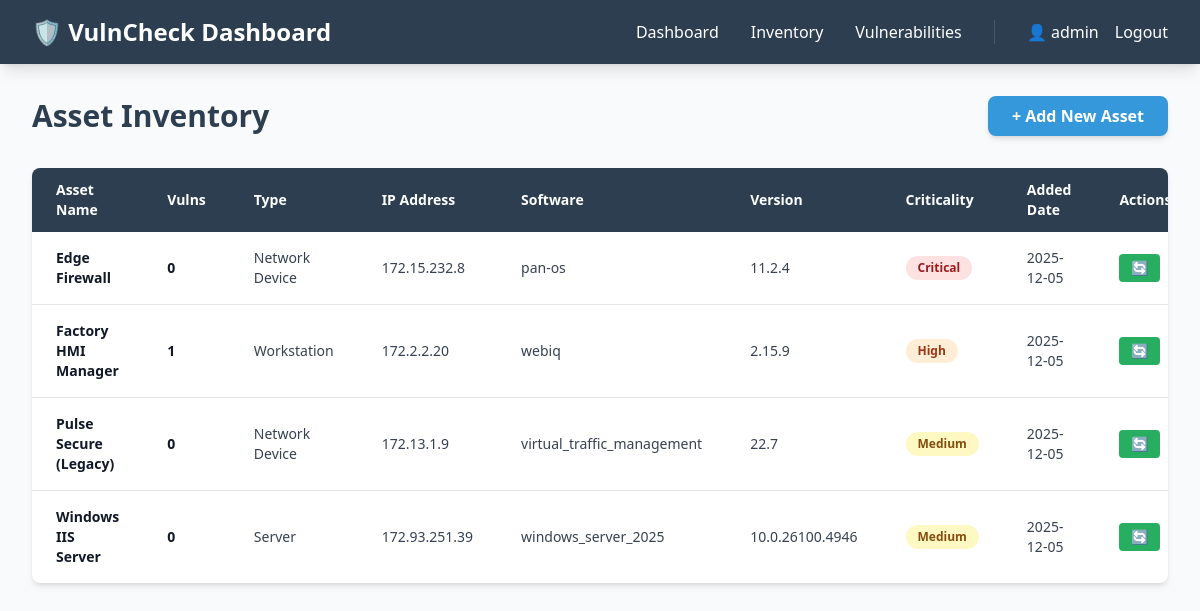
Before: /inventory (signed in) with the older database file.
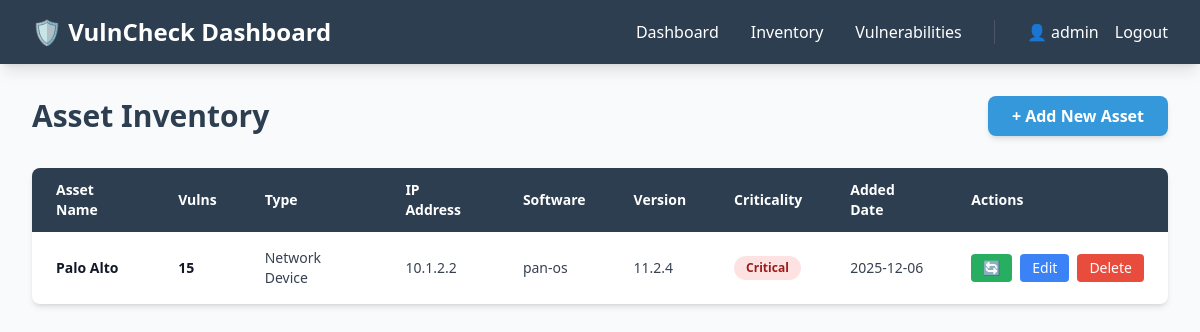
After: the same page with the newer database file.
### tables this page shows
CREATE TABLE assets (
            id INTEGER PRIMARY KEY AUTOINCREMENT,
            name TEXT NOT NULL,
            type TEXT NOT NULL,
            cpe_string TEXT,
            ip_address TEXT,
            software TEXT,
            version TEXT,
            criticality TEXT,
            added_date DATE,
            user_id INTEGER,
            FOREIGN KEY (user_id) REFERENCES users(id)
        );

### app.py (the view)
@app.route('/inventory')
@login_required
def inventory():
    conn = get_db()
    cursor = conn.cursor()
    cursor.execute("SELECT * FROM assets WHERE user_id = ? ORDER BY added_date DESC", (current_user.id,))
    assets = [dict_from_row(row) for row in cursor.fetchall()]
    cursor.execute("""
        SELECT v.asset_id, COUNT(*) as cnt
        FROM vulnerabilities v
        JOIN assets a ON v.asset_id = a.id
        WHERE a.user_id = ?
        GROUP BY v.asset_id
    """, (current_user.id,))
    counts = {row[0]: row[1] for row in cursor.fetchall()}
    for a in assets:
        try:
            a['vuln_count'] = counts.get(a.get('id'), 0)
        except Exception:
            a['vuln_count'] = 0
    return render_template('inventory.html', assets=assets)

### app.py (called while the page is built)
@login_manager.user_loader
def load_user(user_id):
    conn = get_db()
    cursor = conn.cursor()
    cursor.execute("SELECT * FROM users WHERE id = ?", (user_id,))
    user_data = cursor.fetchone()
    if user_data:
        return User(user_data[0], user_data[1], user_data[2])
    return None

def get_db():
    if 'db' not in g:
        g.db = sqlite3.connect(DATABASE)
        g.db.row_factory = sqlite3.Row
    return g.db

@app.before_request
def setup_vulncheck_api():
    if 'vulncheck_api' not in g:
        g.vulncheck_api = VulnCheckAPI(app.config['VULNCHECK_API_KEY'], app.config['VULNCHECK_BASE_URL'])

def dict_from_row(row):
    return dict(zip(row.keys(), row)) if row else None

### templates/inventory.html (shortened to what the changed rows need)
{% extends "base.html" %}
{% block content %}
<div class="flex justify-between items-center mb-8">
    <h2 class="text-3xl font-bold text-secondary">Asset Inventory</h2>
</div>
<div class="bg-white rounded-lg shadow-md overflow-hidden">
    <table class="w-full">
        <thead class="bg-secondary text-white">
            <tr>
                <th class="px-6 py-3 text-left text-sm font-semibold">Asset Name</th>
                <th class="px-6 py-3 text-left text-sm font-semibold">Vulns</th>
                <th class="px-6 py-3 text-left text-sm font-semibold">Type</th>
                <th class="px-6 py-3 text-left text-sm font-semibold">IP Address</th>
                <th class="px-6 py-3 text-left text-sm font-semibold">Software</th>
                <th class="px-6 py-3 text-left text-sm font-semibold">Version</th>
                <th class="px-6 py-3 text-left text-sm font-semibold">Criticality</th>
                <th class="px-6 py-3 text-left text-sm font-semibold">Added Date</th>
                <th class="px-6 py-3 text-left text-sm font-semibold">Actions</th>
            </tr>
        </thead>
        <tbody class="divide-y divide-gray-200">
            {% for asset in assets %}
            <tr class="hover:bg-gray-50 transition duration-150">
                <td class="px-6 py-4 text-sm font-semibold text-gray-900">{{ asset.name }}</td>
                <td class="px-6 py-4 text-sm font-semibold text-gray-900">{{ asset.vuln_count }}</td>
                <td class="px-6 py-4 text-sm text-gray-700">{{ asset.type }}</td>
                <td class="px-6 py-4 text-sm text-gray-700">{{ asset.ip_address }}</td>
                <td class="px-6 py-4 text-sm text-gray-700">{{ asset.software }}</td>
                <td class="px-6 py-4 text-sm text-gray-700">{{ asset.version }}</td>
                <td class="px-6 py-4 text-sm">
                    {% if asset.criticality == 'Critical' %}
                    <span class="inline-block bg-red-100 text-red-800 px-3 py-1 rounded-full text-xs font-semibold">
                        {{ asset.criticality }}
                    </span>
                    {% elif asset.criticality == 'High' %}
                    <span class="inline-block bg-orange-100 text-orange-800 px-3 py-1 rounded-full text-xs font-semibold">
                        {{ asset.criticality }}
                    </span>
                    {% elif asset.criticality == 'Medium' %}
                    <span class="inline-block bg-yellow-100 text-yellow-800 px-3 py-1 rounded-full text-xs font-semibold">
                        {{ asset.criticality }}
                    </span>
                    {% else %}
                    <span class="inline-block bg-green-100 text-green-800 px-3 py-1 rounded-full text-xs font-semibold">
                        {{ asset.criticality }}
                    </span>
                    {% endif %}
                </td>
                <td class="px-6 py-4 text-sm text-gray-700">{{ asset.added_date }}</td>
                <td class="px-6 py-4 text-sm">
                    <div class="flex items-center space-x-2">
                        <a href="{{ url_for('sync_asset_vulnerabilities', asset_id=asset.id) }}"
                           class="bg-success hover:bg-green-600 text-white py-1 px-3 rounded transition duration-150"
                           title="Sync vulnerabilities from VulnCheck">
                            🔄
                        </a>
                        <a href="{{ url_for('edit_asset', asset_id=asset.id) }}"
                           class="bg-blue-500 hover:bg-blue-600 text-white py-1 px-3 rounded transition duration-150">
                            Edit
                        </a>
                        <a href="{{ url_for('delete_asset', asset_id=asset.id) }}"
                           class="bg-danger hover:bg-red-600 text-white py-1 px-3 rounded transition duration-150"
                           onclick="return confirm('Are you sure? This will also delete associated vulnerabilities.')">
                            Delete
                        </a>
                    </div>
                </td>
            </tr>
            {% else %}
            <tr>
                <td colspan="8" class="px-6 py-8 text-center text-gray-500">
                    No assets found. <a href="{{ url_for('add_asset') }}" class="text-primary hover:underline">Add your first asset</a>.
                </td>
            </tr>
            {% endfor %}
        </tbody>
    </table>
</div>
{% endblock %}

Changed rows visible on the page:
removed assets: name "Edge Firewall", vuln_count "0", type "Network Device", ip_address "172.15.232.8", software "pan-os", version "11.2.4", criticality "Critical", added_date "2025-12-05"
removed assets: name "Factory HMI Manager", vuln_count "1", type "Workstation", ip_address "172.2.2.20", software "webiq", version "2.15.9", criticality "High", added_date "2025-12-05"
removed assets: name "Pulse Secure (Legacy)", vuln_count "0", type "Network Device", ip_address "172.13.1.9", software "virtual_traffic_management", version "22.7", criticality "Medium", added_date "2025-12-05"
removed assets: name "Windows IIS Server", vuln_count "0", type "Server", ip_address "172.93.251.39", software "windows_server_2025", version "10.0.26100.4946", criticality "Medium", added_date "2025-12-05"
added assets: name "Palo Alto", vuln_count "15", type "Network Device", ip_address "10.1.2.2", software "pan-os", version "11.2.4", criticality "Critical", added_date "2025-12-06"
